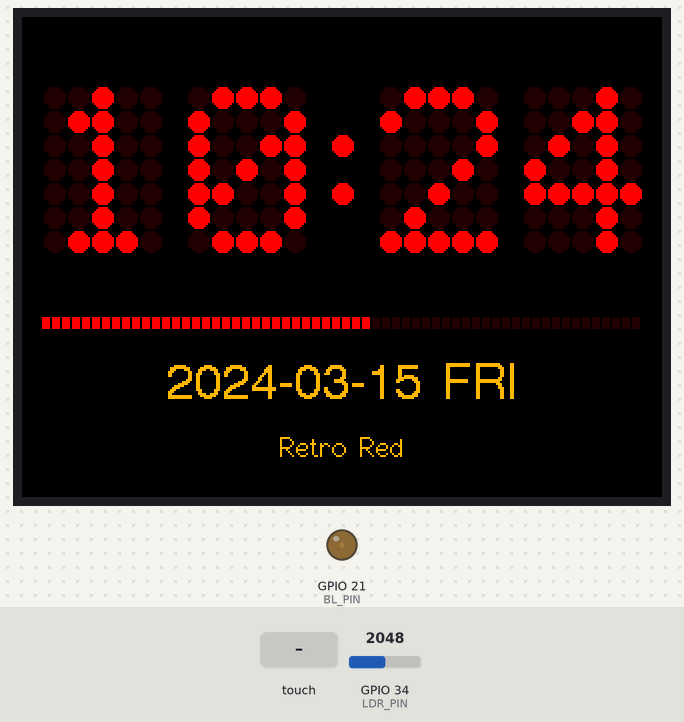
Recording of a sketch running on a simulated ESP32. Shown: 320×240 colour display, output pins drawn as LEDs (lit = HIGH). The inputs (shaded band) are chosen by the test bench; at power-on: GPIO 34 (LDR_PIN) = 2048. WiFi joins after 1.5 s; servers stay silent unless stated; the local clock reads 2024-03-15 10:24:30 at power-on unless the sketch sets it; what the sketch prints to the serial monitor is not drawn.

Above: at 3.0 s.
3.1 s: touch panel pressed at 13 % / 10 % of its raw x / y range
At 4.8 s:
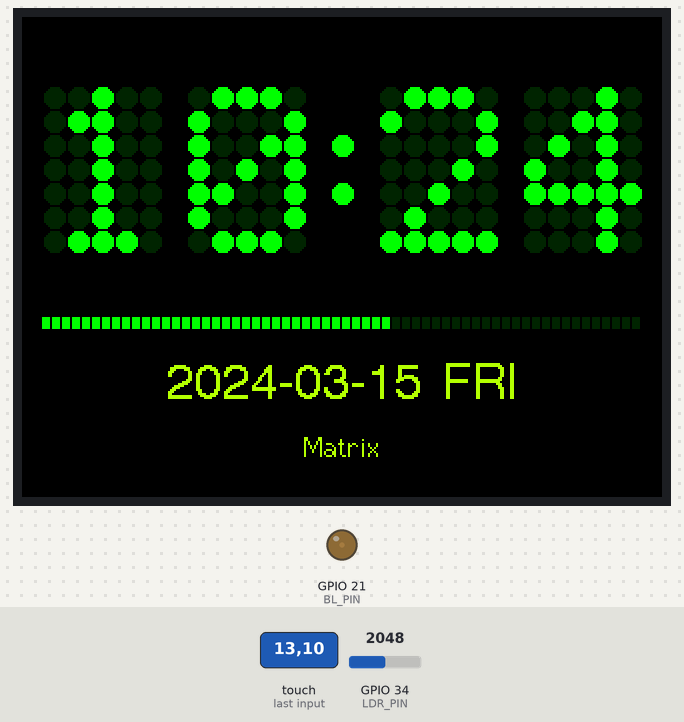
6.1 s: touch panel pressed at 38 % / 10 % of its raw x / y range
At 7.8 s:
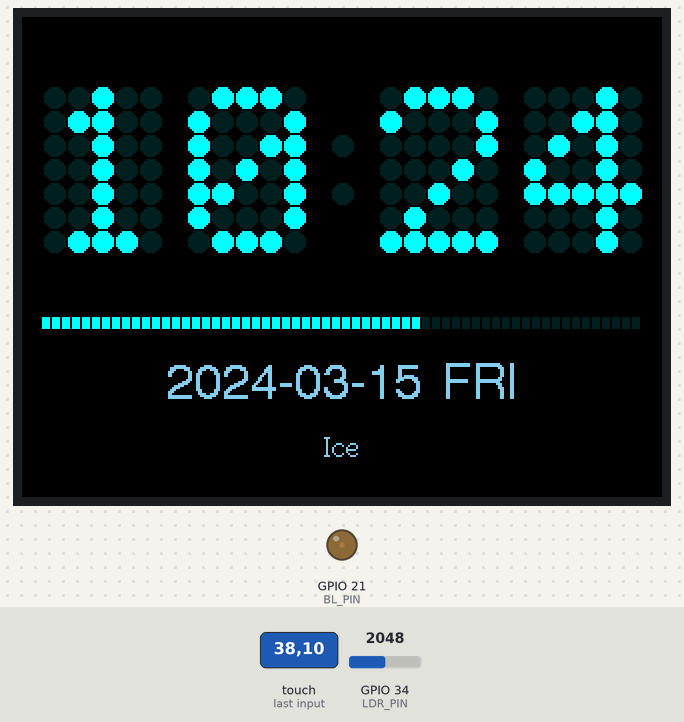
9.1 s: touch panel pressed at 62 % / 10 % of its raw x / y range
At 10.7 s:
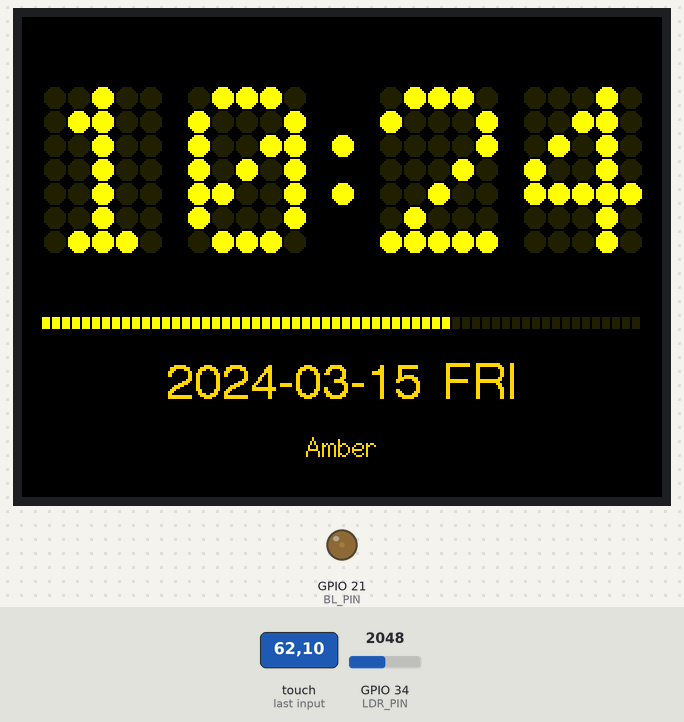
12.1 s: touch panel pressed at 87 % / 10 % of its raw x / y range
At 13.8 s:
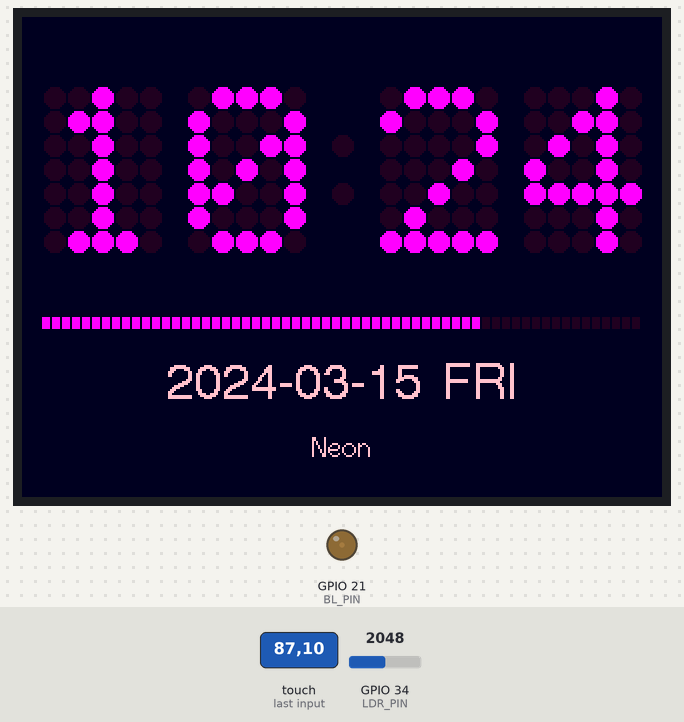
15.1 s: touch panel pressed at 13 % / 30 % of its raw x / y range
At 16.8 s:
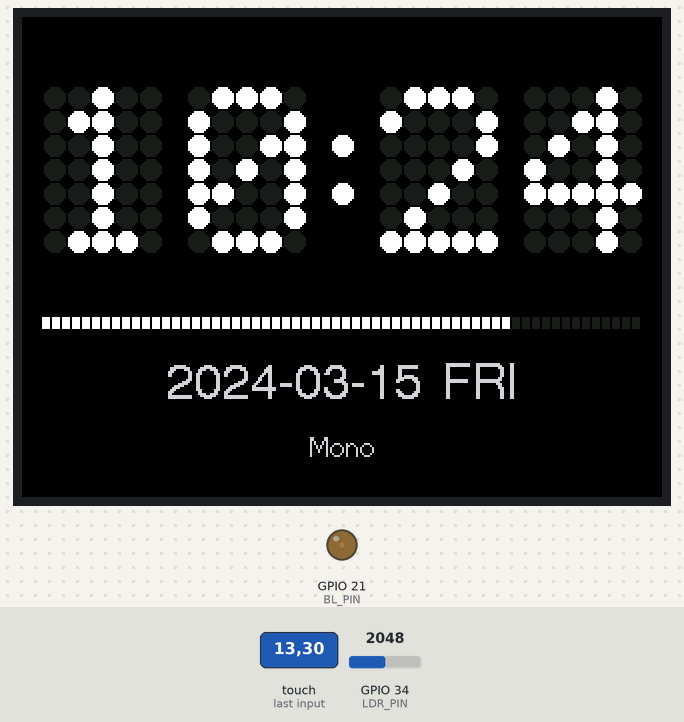
18.1 s: GPIO 34 (LDR_PIN) set to 20
At 20.8 s:
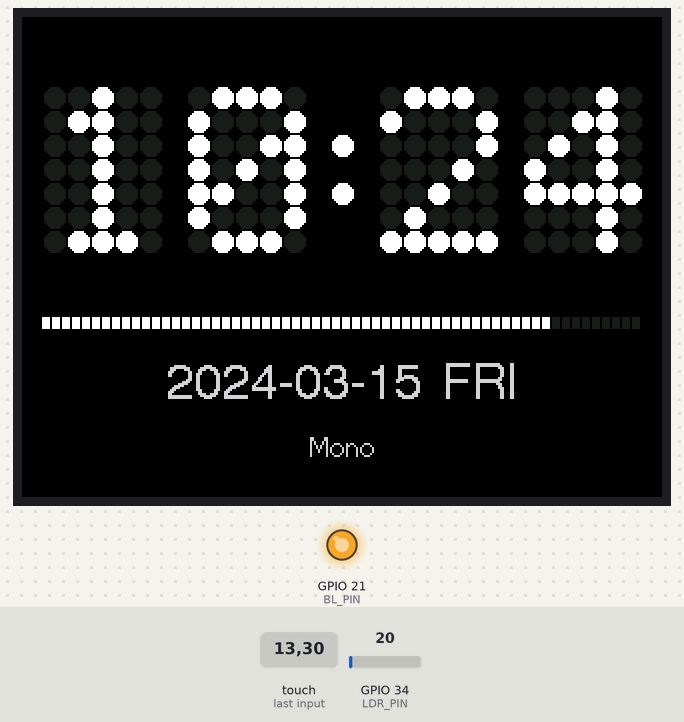
Timing chart, 0 to 21.3 s (numbered marks = the images above; inputs shaded):
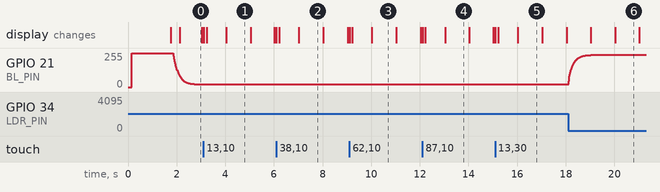

The sketch:

03_WiFi_Pixel_Clock.ino
```cpp
/*
  03_WiFi像素時鐘  (CYD ESP32-2432S028R)
  ------------------------------------------------------------
  靈感來自 CYD Facebook 群組 Rohit Singh 嘅 Smart WiFi Pixel LED Clock（原作用 ESP8266 + LED）：
  https://www.facebook.com/groups/710623908028293/posts/1100310049059675/
  影片：https://youtube.com/shorts/vdNNB9bn1NY
  呢份係學造工作室「AI 補完」喺 CYD 上面自己重寫嘅版本，唔係原作者嘅 code。

  功能：
   - WiFi + NTP 自動對時（香港時間 UTC+8）
   - 時間用「LED 點陣」大字顯示，暗咗嘅 LED 都見到，好有懷舊味
   - 撳一下屏幕 = 轉顏色主題
   - 用 CYD 背面嘅光敏電阻 (LDR, GPIO34) 自動調光

  Library：TFT_eSPI（已設定 CYD）、XPT2046_Touchscreen
  Board：ESP32 Dev Module
*/

#include <WiFi.h>
#include <time.h>
#include <SPI.h>
#include <TFT_eSPI.h>
#include <XPT2046_Touchscreen.h>

// ====== 改呢度 ======
const char *WIFI_SSID     = "YourWiFiName";
const char *WIFI_PASSWORD = "YourWiFiPassword";
#define TZ_INFO "HKT-8"          // 香港時區；其他地方可以改，例如 "JST-9"
#define USE_24H  true            // false = 12 小時制
#define AUTO_BRIGHTNESS true     // false = 固定最光

// LDR：CYD 上光越猛讀數越細（大約 0 = 好光，數百至過千 = 暗）
// 打開 Serial Monitor 睇 "LDR=" 數值，再按你環境改呢兩個數
#define LDR_BRIGHT  0
#define LDR_DARK    400

// ====== 硬件腳位 ======
#define XPT2046_IRQ  36
#define XPT2046_MOSI 32
#define XPT2046_MISO 39
#define XPT2046_CLK  25
#define XPT2046_CS   33
#define LDR_PIN      34
#define BL_PIN       21

SPIClass touchSPI(VSPI);
XPT2046_Touchscreen ts(XPT2046_CS, XPT2046_IRQ);
TFT_eSPI tft;

// 5x7 點陣字型：每個數字 7 行，每行用低 5 bit
const uint8_t DIGITS[10][7] = {
  {0x0E,0x11,0x13,0x15,0x19,0x11,0x0E}, // 0
  {0x04,0x0C,0x04,0x04,0x04,0x04,0x0E}, // 1
  {0x0E,0x11,0x01,0x02,0x04,0x08,0x1F}, // 2
  {0x1F,0x02,0x04,0x02,0x01,0x11,0x0E}, // 3
  {0x02,0x06,0x0A,0x12,0x1F,0x02,0x02}, // 4
  {0x1F,0x10,0x1E,0x01,0x01,0x11,0x0E}, // 5
  {0x06,0x08,0x10,0x1E,0x11,0x11,0x0E}, // 6
  {0x1F,0x01,0x02,0x04,0x08,0x08,0x08}, // 7
  {0x0E,0x11,0x11,0x0E,0x11,0x11,0x0E}, // 8
  {0x0E,0x11,0x11,0x0F,0x01,0x02,0x0C}, // 9
};

// 顏色主題：亮 LED、暗 LED、背景、文字
struct Theme { uint16_t on, off, bg, text; const char *name; };
const Theme THEMES[] = {
  { TFT_RED,     0x2000, TFT_BLACK, TFT_ORANGE, "Retro Red" },
  { TFT_GREEN,   0x0120, TFT_BLACK, TFT_GREENYELLOW, "Matrix" },
  { TFT_CYAN,    0x0104, TFT_BLACK, TFT_SKYBLUE, "Ice" },
  { TFT_YELLOW,  0x2100, TFT_BLACK, TFT_GOLD, "Amber" },
  { TFT_MAGENTA, 0x2004, 0x0004,    TFT_PINK, "Neon" },
  { TFT_WHITE,   0x18E3, TFT_BLACK, TFT_LIGHTGREY, "Mono" },
};
const int THEME_COUNT = sizeof(THEMES) / sizeof(THEMES[0]);
int themeIdx = 0;

// 點陣排版：HH:MM 一共 25 列 x 7 行，每粒 LED 間距 12px
const int PITCH = 12, DOT_R = 5;
const int ORIGIN_X = (320 - 25 * PITCH) / 2 + PITCH / 2;
const int ORIGIN_Y = 40;
int shown[4] = { -1, -1, -1, -1 };   // 而家畫緊嘅 4 個數字，有變先重畫
bool colonShown = false;

void drawDot(int col, int row, bool on) {
  const Theme &t = THEMES[themeIdx];
  tft.fillCircle(ORIGIN_X + col * PITCH, ORIGIN_Y + row * PITCH, DOT_R, on ? t.on : t.off);
}

void drawDigit(int pos, int d) {
  static const int startCol[4] = { 0, 6, 14, 20 };   // 第 12、13 列係冒號
  for (int r = 0; r < 7; r++)
    for (int c = 0; c < 5; c++)
      drawDot(startCol[pos] + c, r, DIGITS[d][r] & (0x10 >> c));
}

void drawColon(bool on) {
  drawDot(12, 2, on);
  drawDot(12, 4, on);
}

// 秒數：底部一排 60 粒小 LED
void drawSeconds(int sec) {
  const Theme &t = THEMES[themeIdx];
  for (int i = 0; i < 60; i++) {
    int x = 10 + i * 5, y = 150;
    tft.fillRect(x, y, 4, 6, i <= sec ? t.on : t.off);
  }
}

void drawDate(struct tm &ti) {
  const Theme &t = THEMES[themeIdx];
  static const char *WD[] = { "SUN", "MON", "TUE", "WED", "THU", "FRI", "SAT" };
  char buf[32];
  snprintf(buf, sizeof(buf), "%04d-%02d-%02d  %s", ti.tm_year + 1900, ti.tm_mon + 1, ti.tm_mday, WD[ti.tm_wday]);
  tft.setTextDatum(MC_DATUM);
  tft.setTextColor(t.text, t.bg);
  tft.setTextPadding(300);
  tft.drawString(buf, 160, 185, 4);
  if (!USE_24H) tft.drawString(ti.tm_hour < 12 ? "AM" : "PM", 160, 215, 2);
  else          tft.drawString(t.name, 160, 215, 2);
  tft.setTextPadding(0);
}

void redrawAll() {
  tft.fillScreen(THEMES[themeIdx].bg);
  for (int i = 0; i < 4; i++) shown[i] = -1;
}

// 自動調光：讀 LDR，平滑咗先改背光 PWM
void updateBrightness() {
  static float smooth = 255;
  int raw = analogRead(LDR_PIN);
  int target = AUTO_BRIGHTNESS ? map(constrain(raw, LDR_BRIGHT, LDR_DARK), LDR_BRIGHT, LDR_DARK, 255, 20) : 255;
  smooth = smooth * 0.9 + target * 0.1;
  ledcWrite(0, (int)smooth);
  static unsigned long lastLog = 0;
  if (millis() - lastLog > 2000) { lastLog = millis(); Serial.printf("LDR=%d  BL=%d\n", raw, (int)smooth); }
}

void setup() {
  Serial.begin(115200);
  tft.init();
  tft.setRotation(1);
  ledcSetup(0, 5000, 8);         // 背光 PWM：通道 0、5kHz、8 bit
  ledcAttachPin(BL_PIN, 0);
  ledcWrite(0, 255);
  analogSetPinAttenuation(LDR_PIN, ADC_0db);   // LDR 訊號好細，用最靈敏檔

  touchSPI.begin(XPT2046_CLK, XPT2046_MISO, XPT2046_MOSI, XPT2046_CS);
  ts.begin(touchSPI);
  ts.setRotation(1);

  tft.fillScreen(TFT_BLACK);
  tft.setTextDatum(MC_DATUM);
  tft.setTextColor(TFT_WHITE, TFT_BLACK);
  tft.drawString("Connecting WiFi...", 160, 120, 4);
  WiFi.mode(WIFI_STA);
  WiFi.begin(WIFI_SSID, WIFI_PASSWORD);
  while (WiFi.status() != WL_CONNECTED) delay(300);

  configTzTime(TZ_INFO, "pool.ntp.org", "time.google.com", "stdtime.gov.hk");
  struct tm ti;
  tft.drawString("Syncing time...   ", 160, 120, 4);
  while (!getLocalTime(&ti, 1000)) {}
  redrawAll();
}

int lastSec = -1;
unsigned long lastTouch = 0;

void loop() {
  // 撳屏幕轉主題
  if (ts.tirqTouched() && ts.touched() && millis() - lastTouch > 500) {
    lastTouch = millis();
    themeIdx = (themeIdx + 1) % THEME_COUNT;
    redrawAll();
    lastSec = -1;
  }

  struct tm ti;
  if (getLocalTime(&ti, 10) && ti.tm_sec != lastSec) {
    lastSec = ti.tm_sec;
    int h = ti.tm_hour;
    if (!USE_24H) { h %= 12; if (h == 0) h = 12; }
    int d[4] = { h / 10, h % 10, ti.tm_min / 10, ti.tm_min % 10 };
    for (int i = 0; i < 4; i++)
      if (d[i] != shown[i]) { drawDigit(i, d[i]); shown[i] = d[i]; }
    colonShown = (ti.tm_sec % 2 == 0);   // 冒號一秒閃一次
    drawColon(colonShown);
    drawSeconds(ti.tm_sec);
    drawDate(ti);
  }
  updateBrightness();
  delay(20);
}
```

Measured:
- after the input at 3.1 s, the display: first changes at once (image 1 shows a later state)
- after the input at 6.1 s, the display: first changes at once (image 2 shows a later state)
- after the input at 9.1 s, the display: first changes at once (image 3 shows a later state)
- after the input at 12.1 s, the display: first changes at once (image 4 shows a later state)
- after the input at 15.1 s, the display: first changes at once (image 5 shows a later state)
- after the input at 18.1 s, GPIO 21 (BL_PIN): moves from 20/255 to 242/255 over 1.1 s, starting at once
- what the display in image 1 shows lasts 1.0 s, from 4.0 s to 5.0 s
